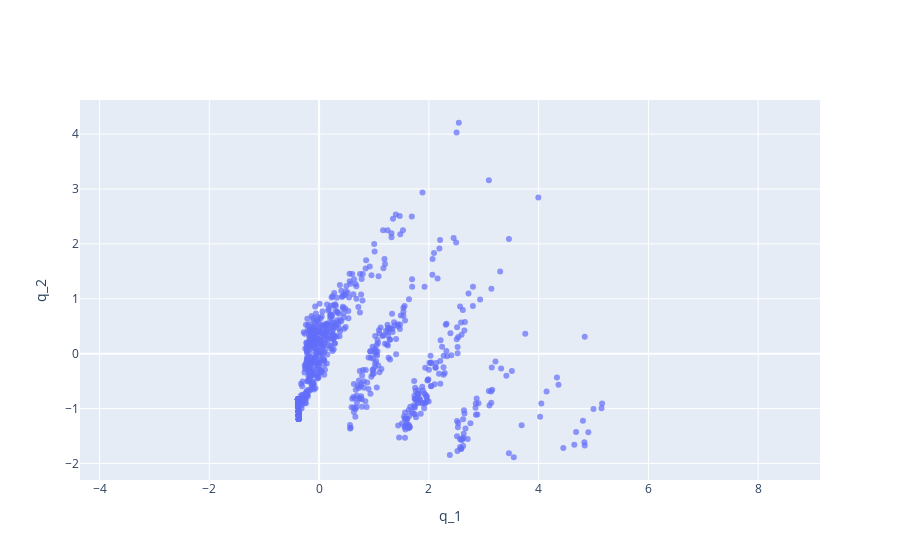

The notebook cell saved with this chart:
### Code cell
#  proj_PCA_D2 plot 
fig = go.Figure(data=[go.Scatter(x=proj_PCA_D2[0], y=proj_PCA_D2[1],# z=Y, #z=proj_digits[:,2],
                mode='markers', marker=dict(size=6, opacity=0.7))])
fig.update_layout( xaxis_title="q_1", yaxis_title="q_2", yaxis = dict(scaleanchor = "x",scaleratio = 1) )
fig.update_layout(scene_camera=dict(up=dict(x=0, y=0, z=1), center=dict(x=0, y=0, z=0), eye=dict(x=0, y=0, z=1.5)))
fig.show()

### Figure 1 — Plotly figure (JSON) as saved in the notebook; plotly's stock layout.template omitted (floating-point values rounded to 4 significant figures; data arrays with more than 128 entries replaced by an {"elided": "..."} marker saying what was removed)
{"data": [{"marker": {"opacity": 0.7, "size": 6}, "mode": "markers", "type": "scatter", "x": {"elided": "747 float values"}, "y": {"elided": "747 float values"}}], "layout": {"scene": {"camera": {"center": {"x": 0, "y": 0, "z": 0}, "eye": {"x": 0, "y": 0, "z": 1.5}, "up": {"x": 0, "y": 0, "z": 1}}}, "xaxis": {"title": {"text": "q_1"}}, "yaxis": {"scaleanchor": "x", "scaleratio": 1, "title": {"text": "q_2"}}}}
